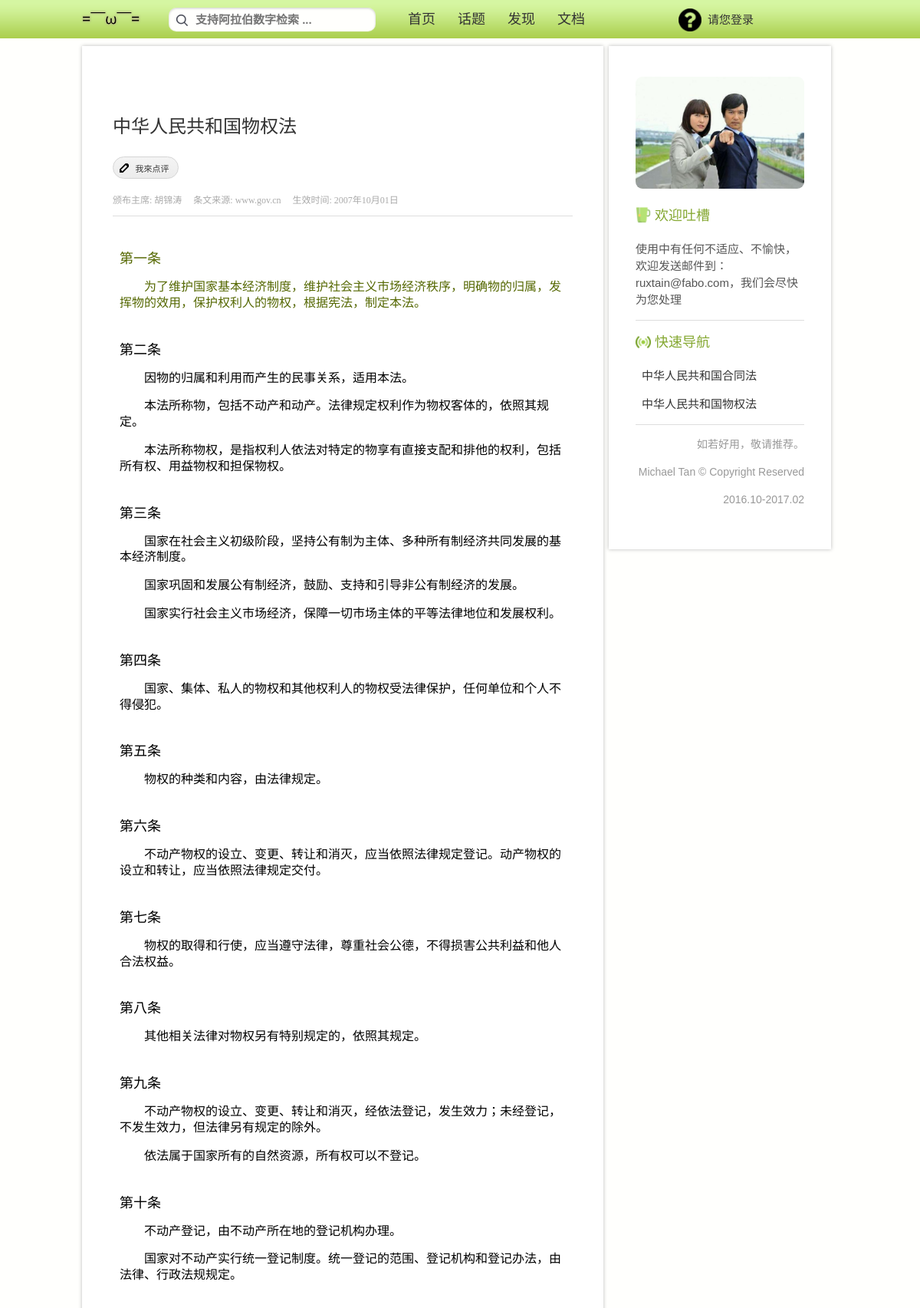
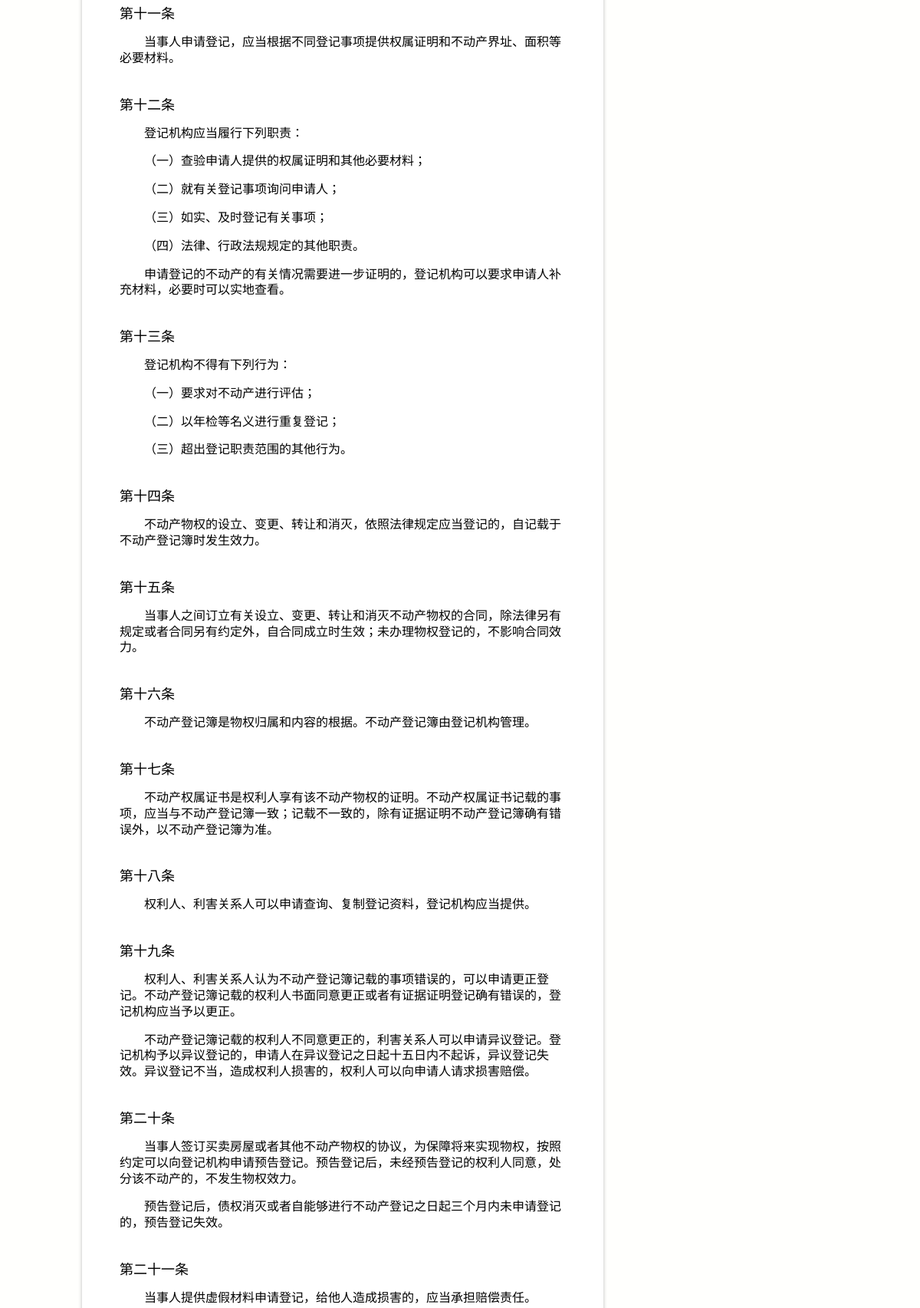
The page /branch/2 (upper part) on the database its author committed (2 pictures, top to bottom).
### myapp/models.py (models this page shows, shortened)
class Branch(models.Model):
    title = models.CharField(max_length=100)
    intro = models.TextField(blank=True) # 法条的解释，一般引用名人的话或者经典的法谚。
    chairman = models.CharField(max_length=5, default="") # 签署主席令的在职国家主席
    source = models.URLField(max_length=200, default="") # 法条来源的网址
    topics = models.ManyToManyField(Topic, blank=True)
    pub_date = models.DateField('生效时间') # 法条生效的时间
    class Meta:
        ordering = ['-pub_date'] # 按照 pub_date 升序排列 Article 对象。 -pub_date 则是降序。

class Article(models.Model):
    num = models.IntegerField(default=0)
    branch = models.ForeignKey(Branch, on_delete=models.CASCADE) # 句子所属的文章。
    article_text = models.TextField("无字数限制", blank=True)
    class Meta:
        ordering = ['num'] # 不再按照pk排序，以免法条改动造成巨大麻烦

### myapp/views.py (the view)
# urls.py: url(r'^branch/(?P<pk>\d+)$', views.branch, name='branch'),
def branch(request, pk):
    user = request.user
    branch = Branch.objects.get(pk=pk)
    articles = branch.article_set.all()
    comments = branch.branchcomment_set.all()
    topics = branch.topics.all()
    found_comment = branch.branchcomment_set.filter(user__username=request.user.username) # 检索当前用户是否评论过该文章
    if found_comment: # 意思是找到的文章评论
        can_comment = False
    else:
        can_comment = True
    context = {
        'user': user,
        'branch': branch,
        'topics': topics,
        'articles': articles,
        'comments':comments,
        'can_comment': can_comment,
    }
    if request.user != AnonymousUser(): # 登录
        context['logged_in'] = True
    else:
        context['logged_in'] = False
    return render(request, 'myapp/branch.html', context)

### myapp/templatetags/my_filters.py (called while the page is built)
@register.filter
def get_domain(value):
    return re.findall(r"http[s]*://(.*?)/", value)[0]

@register.filter
def capitalize(value):
    words = value.split()
    words = [word.capitalize() for word in words]
    return ' '.join(words)

### myapp/templates/myapp/branch.html (shortened to what this page needs)
{% extends "base.html" %}
{% load my_filters %}
{% load static %}
{% block head %}
    <link rel="stylesheet" href="{% static 'myapp/css/branch.css' %}" />
{% endblock %}
{% block left_column %}
<br />
<p class="branch-title"><a class="title" href="#">{{ branch.title | capitalize }}</a></p>
<p><a href="#your-rating"><span class="button pill icon edit" onclick="focusComment()">我來点评</span></a></p>
<p class="post_info">
    <span>颁布主席: {{ branch.chairman }}</span>
    <span>条文来源: </span>
    <span>
        <a class="branch-info" target="_blank" href={{ branch.source }}>
           {{ branch.source|get_domain }}
        </a>
    </span>
    <span class="post_info">生效时间: {{ branch.pub_date | date:'Y年m月d日' }}</span>
</p>
<hr />
<section class="article">
    <br/>
    {% for article in articles %}
        <div id="{{ article.num }}" class="anchor"></div>
        <a class="article" href="{% url 'myapp:article' article.pk %}">
            {% if article.articlecomment_set.all %}
                <div class="article debated">{{ article.article_text|safe }}</div>
            {% else %}
                <div class="article">{{ article.article_text|safe }}</div>
            {% endif %}
        </a>
    {% endfor %}
    <br />
    <br />
</section>
{% endblock %}

### myapp/static/myapp/css/base.css (style rules this page uses)
body { font-size: 18px; width: 100%; margin: 0 auto; background-color: #fffffd; font-family: Helvetica,Arial,Sans-serif; }
a { color: #333; text-decoration: none; }
hr { background-color: #ddd; border: none; height: 1px; }

### myapp/static/myapp/css/gh-buttons.css (style rules this page uses)
.button { overflow: visible; display: inline-block; padding: 0.5em 1em; border: 1px solid #d4d4d4; margin: 0; text-decoration: none; text-align: center; text-shadow: 1px 1px 0 #fff; font:11px/normal sans-serif; color: #333; white-space: nowrap; cursor: pointer; outline: none; background-color: #ececec; background-image: -webkit-gradient(linear, 0 0, 0 100%, from(#f4f4f4), to(#ececec)); background-image: -moz-linear-gradient(#f4f4f4, #ececec); background-image: -ms-linear-gradient(#f4f4f4, #ececec); background-image: -o-linear-gradient(#f4f4f4, #ececec); background-image: linear-gradient(#f4f4f4, #ececec); -moz-background-clip: padding; background-clip: padding-box; border-radius: 0.2em; zoom: 1; }
.button.icon:before { content: ""; float:left; width: 12px; height: 12px; margin: 0.25em 0.75em 0 -0.25em; background: url(../img/gh-buttons/gh-icons.png) 0 99px no-repeat; }
.button.edit.icon:before { background-position: 0 -264px; }
.button.pill { border-radius: 50em; }

### myapp/static/myapp/css/branch.css (style rules this page uses)
p.branch-title { font-size: 24px; font-family: Georgia; color: #000; }
a.title { text-decoration: none; }
div.anchor { position: relative; height: 1px; }
a.article:link { color:black; text-decoration: none; }
div.article { padding: 9px; border-radius: 10px; }
.article p { font-size: 16px; font-family: 宋体; text-indent: 2em; line-height: 1.3em; }
.article span { font-size: 18px; font-weight: 200; }
.debated { color: #556802; }
.post_info { font-family: verdana; font-size: 12px; color: #aaa; }
.branch-info:link { color: #aaa; }

### rows shown on the page
Branch: title "中华人民共和国物权法", chairman "胡锦涛", source|get_domain "www.gov.cn", pub_date "2007年10月01日"
Article: article_text "第一条 为了维护国家基本经济制度，维护社会主义市场经济秩序，明确物的归属，发挥物的效用，保护权利人的物权，根据宪法，制定本法。"
Article: article_text "第二条 因物的归属和利用而产生的民事关系，适用本法。 本法所称物，包括不动产和动产。法律规定权利作为物权客体的，依照其规定。 本法所称物权，是指权利人依法对特定的物享有直接支配和排他的权利，包括所有权、用益物权和担保物权。"
Article: article_text "第三条 国家在社会主义初级阶段，坚持公有制为主体、多种所有制经济共同发展的基本经济制度。 国家巩固和发展公有制经济，鼓励、支持和引导非公有制经济的发展。 国家实行社会主义市场经济，保障一切市场主体的平等法律地位和发展权利。"
Article: article_text "第四条 国家、集体、私人的物权和其他权利人的物权受法律保护，任何单位和个人不得侵犯。"
Article: article_text "第五条 物权的种类和内容，由法律规定。"
Article: article_text "第六条 不动产物权的设立、变更、转让和消灭，应当依照法律规定登记。动产物权的设立和转让，应当依照法律规定交付。"
Article: article_text "第七条 物权的取得和行使，应当遵守法律，尊重社会公德，不得损害公共利益和他人合法权益。"
Article: article_text "第八条 其他相关法律对物权另有特别规定的，依照其规定。"
Article: article_text "第九条 不动产物权的设立、变更、转让和消灭，经依法登记，发生效力；未经登记，不发生效力，但法律另有规定的除外。 依法属于国家所有的自然资源，所有权可以不登记。"
Article: article_text "第十条 不动产登记，由不动产所在地的登记机构办理。 国家对不动产实行统一登记制度。统一登记的范围、登记机构和登记办法，由法律、行政法规规定。"
Article: article_text "第十一条 当事人申请登记，应当根据不同登记事项提供权属证明和不动产界址、面积等必要材料。"
Article: article_text "第十二条 登记机构应当履行下列职责： （一）查验申请人提供的权属证明和其他必要材料； （二）就有关登记事项询问申请人； （三）如实、及时登记有关事项； （四）法律、行政法规规定的其他职责。 申请登记的不动产的有关情况需要进一步证明的，登记机构可以要求申请人补充材料，必要时可以实地查看。"
Article: article_text "第十三条 登记机构不得有下列行为： （一）要求对不动产进行评估； （二）以年检等名义进行重复登记； （三）超出登记职责范围的其他行为。"
Article: article_text "第十四条 不动产物权的设立、变更、转让和消灭，依照法律规定应当登记的，自记载于不动产登记簿时发生效力。"
Article: article_text "第十五条 当事人之间订立有关设立、变更、转让和消灭不动产物权的合同，除法律另有规定或者合同另有约定外，自合同成立时生效；未办理物权登记的，不影响合同效力。"
Article: article_text "第十六条 不动产登记簿是物权归属和内容的根据。不动产登记簿由登记机构管理。"
Article: article_text "第十七条 不动产权属证书是权利人享有该不动产物权的证明。不动产权属证书记载的事项，应当与不动产登记簿一致；记载不一致的，除有证据证明不动产登记簿确有错误外，以不动产登记簿为准。"
Article: article_text "第十八条 权利人、利害关系人可以申请查询、复制登记资料，登记机构应当提供。"
Article: article_text "第十九条 权利人、利害关系人认为不动产登记簿记载的事项错误的，可以申请更正登记。不动产登记簿记载的权利人书面同意更正或者有证据证明登记确有错误的，登记机构应当予以更正。 不动产登记簿记载的权利人不同意更正的，利害关系人可以申请异议登记。登记机构予以异议登记的，申请人在异议登记之日起十五日内不起诉，异议登记失效。异议登记不当，造成权利人损害的，权利人可以向申请人请求损害赔偿。"
Article: article_text "第二十条 当事人签订买卖房屋或者其他不动产物权的协议，为保障将来实现物权，按照约定可以向登记机构申请预告登记。预告登记后，未经预告登记的权利人同意，处分该不动产的，不发生物权效力。 预告登记后，债权消灭或者自能够进行不动产登记之日起三个月内未申请登记的，预告登记失效。"
Article: article_text "第二十一条 当事人提供虚假材料申请登记，给他人造成损害的，应当承担赔偿责任。"
